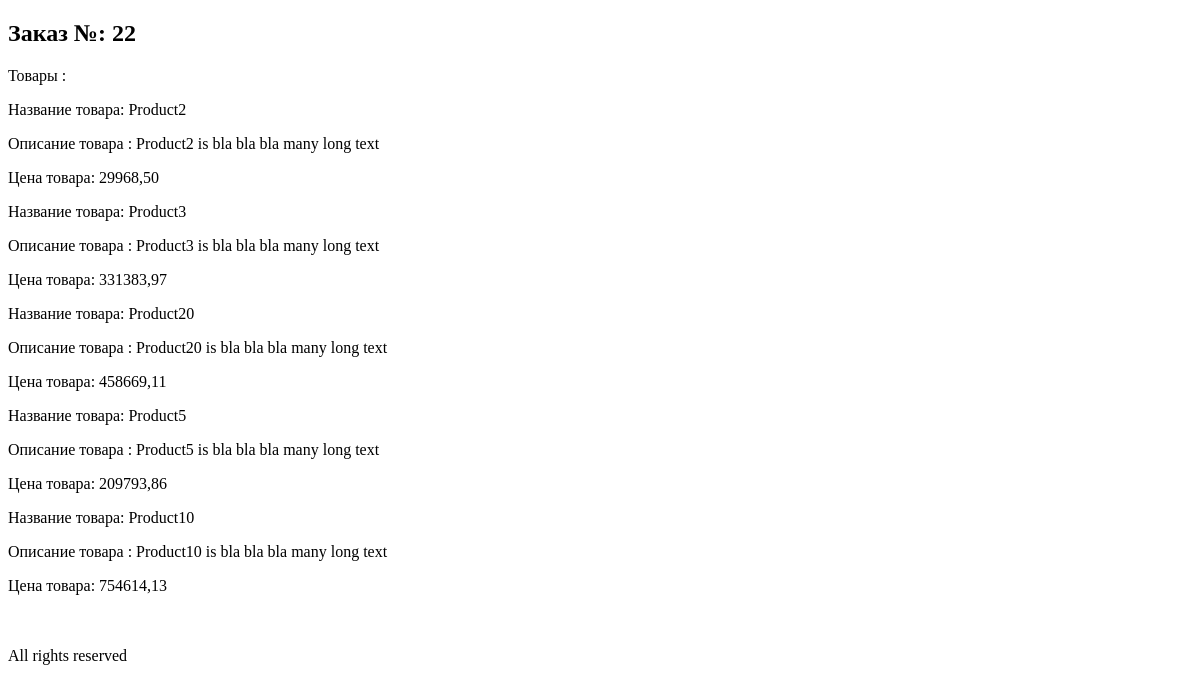
The app's page /shop/order/22/, older data.
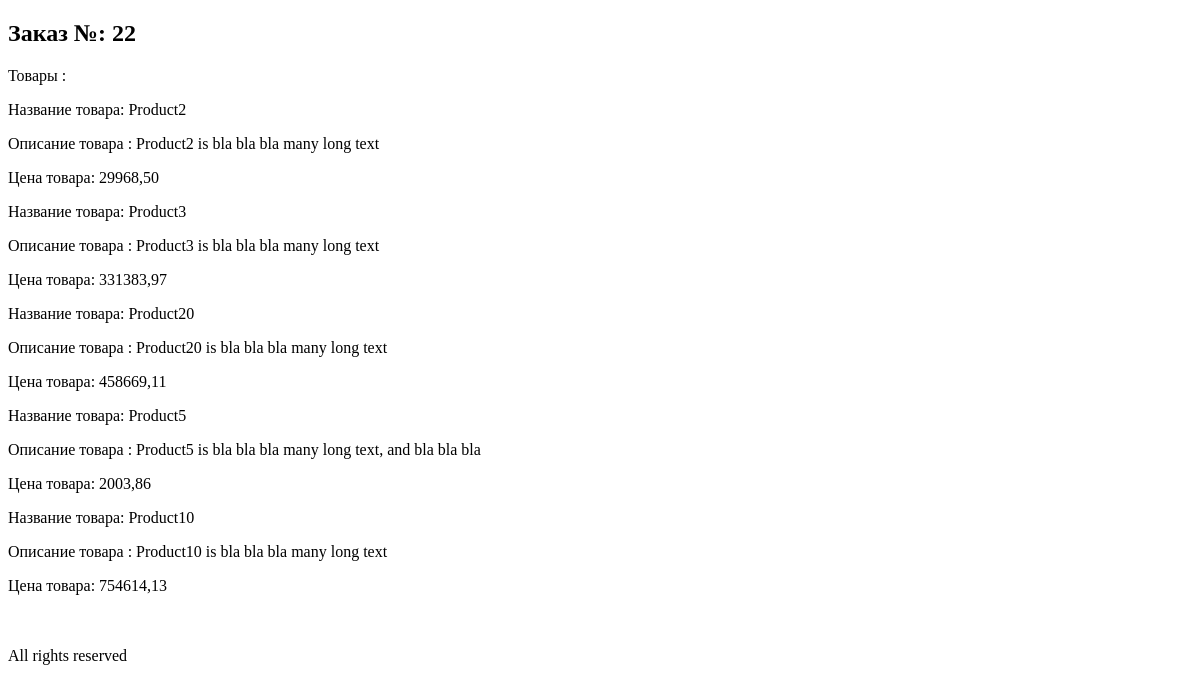
The same page, newer data.
### myapp/models.py (models this page shows, shortened)
class Order(models.Model):
    customer = models.ForeignKey(Client, on_delete=models.CASCADE)
    products = models.ManyToManyField(Product, through='OrderProducts')
    total_price = models.DecimalField(max_digits=10, decimal_places=2)
    date_ordered = models.DateTimeField(auto_now_add=True)

class Product(models.Model):
    name = models.CharField(max_length=100)
    description = models.TextField()
    price = models.DecimalField(max_digits=8, decimal_places=2)
    quantity = models.IntegerField()
    image = models.ImageField(null=True, blank=True)
    date_add = models.DateField(auto_now_add=True)

### myapp/views.py (the view)
# urls.py: path('order/<int:order_id>/', order_products, name='order_products'),
def order_products(request: HttpRequest, order_id):
    order = get_object_or_404(Order, pk=order_id)
    products = Order.objects.filter(id=order_id).all()
    return render(request, 'myapp/order_products.html', {'order': order, 'products': products})

### myapp/templates/myapp/order_products.html (shortened to what this page needs)
{% extends 'base.html' %}
{% block content %}
    <h2>Заказ №: {{ order.id }}</h2>
    <div>
        <p>Товары :{{order.order.products.all}}</p>
            {% for product in order.products.all %}
            <p>Название товара: {{product.name}}</p>
            <P>Описание товара : {{product.description}}</p>
            <p>Цена товара: {{product.price}}</p>
            {% endfor %}
    </div>
{% endblock %}

### templates/base.html (shortened to what this page needs)
<!DOCTYPE html>
<html lang="ru">
<head>
</head>
<body>
    {% block content %}{% endblock %}
    <br>
    <br>
<footer>All rights reserved</footer>
</body>
</html>

Row changes from the older to the newer data that the page shows:
changed Product "Product5": description "Product5 is bla bla bla many long text" → "Product5 is bla bla bla many long text, and bla bla bla"; price "209793,86" → "2003,86"
